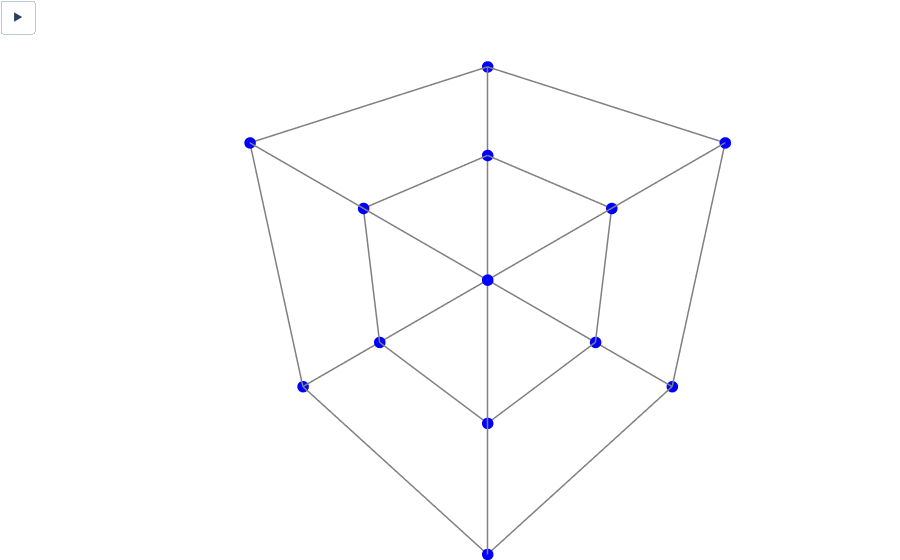

Notebook code cell kept with this figure:
### Code cell
frames = []
N = 60
for i in range(N):
    theta = 2 * np.pi * i / N
    frame = go.Frame(data=get_frame(vertices_tesseract, edges_tesseract, theta, theta/2))
    frames.append(frame)

fig = go.Figure(
    data=get_frame(vertices_tesseract, edges_tesseract, 0, 0),
    layout=go.Layout(
        title="",
        margin=dict(l=0, r=0, t=0, b=0),
        scene=dict(
            xaxis=dict(showbackground=False, visible=False),
            yaxis=dict(showbackground=False, visible=False),
            zaxis=dict(showbackground=False, visible=False)
        ),
        updatemenus=[dict(
            type="buttons",
            showactive=False,
            buttons=[dict(label="▶", method="animate", args=[None, {"frame": {"duration": 50}, "fromcurrent": True}])]
        )]
    ),
    frames=frames
)

fig.show()

### Figure 1 — Plotly figure (JSON) as saved in the notebook; plotly's stock layout.template omitted (floating-point values rounded to 4 significant figures)
{"data": [{"hoverinfo": "skip", "line": {"color": "gray", "width": 3}, "mode": "lines", "showlegend": false, "type": "scatter3d", "x": [-0.2222, -0.4], "y": [-0.2222, -0.4], "z": [-0.2222, -0.4]}, {"hoverinfo": "skip", "line": {"color": "gray", "width": 3}, "mode": "lines", "showlegend": false, "type": "scatter3d", "x": [-0.2222, -0.2222], "y": [-0.2222, -0.2222], "z": [-0.2222, 0.2222]}, {"hoverinfo": "skip", "line": {"color": "gray", "width": 3}, "mode": "lines", "showlegend": false, "type": "scatter3d", "x": [-0.2222, -0.2222], "y": [-0.2222, 0.2222], "z": [-0.2222, -0.2222]}, {"hoverinfo": "skip", "line": {"color": "gray", "width": 3}, "mode": "lines", "showlegend": false, "type": "scatter3d", "x": [-0.2222, 0.2222], "y": [-0.2222, -0.2222], "z": [-0.2222, -0.2222]}, {"hoverinfo": "skip", "line": {"color": "gray", "width": 3}, "mode": "lines", "showlegend": false, "type": "scatter3d", "x": [-0.4, -0.4], "y": [-0.4, -0.4], "z": [-0.4, 0.4]}, {"hoverinfo": "skip", "line": {"color": "gray", "width": 3}, "mode": "lines", "showlegend": false, "type": "scatter3d", "x": [-0.4, -0.4], "y": [-0.4, 0.4], "z": [-0.4, -0.4]}, {"hoverinfo": "skip", "line": {"color": "gray", "width": 3}, "mode": "lines", "showlegend": false, "type": "scatter3d", "x": [-0.4, 0.4], "y": [-0.4, -0.4], "z": [-0.4, -0.4]}, {"hoverinfo": "skip", "line": {"color": "gray", "width": 3}, "mode": "lines", "showlegend": false, "type": "scatter3d", "x": [-0.2222, -0.4], "y": [-0.2222, -0.4], "z": [0.2222, 0.4]}, {"hoverinfo": "skip", "line": {"color": "gray", "width": 3}, "mode": "lines", "showlegend": false, "type": "scatter3d", "x": [-0.2222, -0.2222], "y": [-0.2222, 0.2222], "z": [0.2222, 0.2222]}, {"hoverinfo": "skip", "line": {"color": "gray", "width": 3}, "mode": "lines", "showlegend": false, "type": "scatter3d", "x": [-0.2222, 0.2222], "y": [-0.2222, -0.2222], "z": [0.2222, 0.2222]}, {"hoverinfo": "skip", "line": {"color": "gray", "width": 3}, "mode": "lines", "showlegend": false, "type": "scatter3d", "x": [-0.4, -0.4], "y": [-0.4, 0.4], "z": [0.4, 0.4]}, {"hoverinfo": "skip", "line": {"color": "gray", "width": 3}, "mode": "lines", "showlegend": false, "type": "scatter3d", "x": [-0.4, 0.4], "y": [-0.4, -0.4], "z": [0.4, 0.4]}, {"hoverinfo": "skip", "line": {"color": "gray", "width": 3}, "mode": "lines", "showlegend": false, "type": "scatter3d", "x": [-0.2222, -0.4], "y": [0.2222, 0.4], "z": [-0.2222, -0.4]}, {"hoverinfo": "skip", "line": {"color": "gray", "width": 3}, "mode": "lines", "showlegend": false, "type": "scatter3d", "x": [-0.2222, -0.2222], "y": [0.2222, 0.2222], "z": [-0.2222, 0.2222]}, {"hoverinfo": "skip", "line": {"color": "gray", "width": 3}, "mode": "lines", "showlegend": false, "type": "scatter3d", "x": [-0.2222, 0.2222], "y": [0.2222, 0.2222], "z": [-0.2222, -0.2222]}, {"hoverinfo": "skip", "line": {"color": "gray", "width": 3}, "mode": "lines", "showlegend": false, "type": "scatter3d", "x": [-0.4, -0.4], "y": [0.4, 0.4], "z": [-0.4, 0.4]}, {"hoverinfo": "skip", "line": {"color": "gray", "width": 3}, "mode": "lines", "showlegend": false, "type": "scatter3d", "x": [-0.4, 0.4], "y": [0.4, 0.4], "z": [-0.4, -0.4]}, {"hoverinfo": "skip", "line": {"color": "gray", "width": 3}, "mode": "lines", "showlegend": false, "type": "scatter3d", "x": [-0.2222, -0.4], "y": [0.2222, 0.4], "z": [0.2222, 0.4]}, {"hoverinfo": "skip", "line": {"color": "gray", "width": 3}, "mode": "lines", "showlegend": false, "type": "scatter3d", "x": [-0.2222, 0.2222], "y": [0.2222, 0.2222], "z": [0.2222, 0.2222]}, {"hoverinfo": "skip", "line": {"color": "gray", "width": 3}, "mode": "lines", "showlegend": false, "type": "scatter3d", "x": [-0.4, 0.4], "y": [0.4, 0.4], "z": [0.4, 0.4]}, {"hoverinfo": "skip", "line": {"color": "gray", "width": 3}, "mode": "lines", "showlegend": false, "type": "scatter3d", "x": [0.2222, 0.4], "y": [-0.2222, -0.4], "z": [-0.2222, -0.4]}, {"hoverinfo": "skip", "line": {"color": "gray", "width": 3}, "mode": "lines", "showlegend": false, "type": "scatter3d", "x": [0.2222, 0.2222], "y": [-0.2222, -0.2222], "z": [-0.2222, 0.2222]}, {"hoverinfo": "skip", "line": {"color": "gray", "width": 3}, "mode": "lines", "showlegend": false, "type": "scatter3d", "x": [0.2222, 0.2222], "y": [-0.2222, 0.2222], "z": [-0.2222, -0.2222]}, {"hoverinfo": "skip", "line": {"color": "gray", "width": 3}, "mode": "lines", "showlegend": false, "type": "scatter3d", "x": [0.4, 0.4], "y": [-0.4, -0.4], "z": [-0.4, 0.4]}, {"hoverinfo": "skip", "line": {"color": "gray", "width": 3}, "mode": "lines", "showlegend": false, "type": "scatter3d", "x": [0.4, 0.4], "y": [-0.4, 0.4], "z": [-0.4, -0.4]}, {"hoverinfo": "skip", "line": {"color": "gray", "width": 3}, "mode": "lines", "showlegend": false, "type": "scatter3d", "x": [0.2222, 0.4], "y": [-0.2222, -0.4], "z": [0.2222, 0.4]}, {"hoverinfo": "skip", "line": {"color": "gray", "width": 3}, "mode": "lines", "showlegend": false, "type": "scatter3d", "x": [0.2222, 0.2222], "y": [-0.2222, 0.2222], "z": [0.2222, 0.2222]}, {"hoverinfo": "skip", "line": {"color": "gray", "width": 3}, "mode": "lines", "showlegend": false, "type": "scatter3d", "x": [0.4, 0.4], "y": [-0.4, 0.4], "z": [0.4, 0.4]}, {"hoverinfo": "skip", "line": {"color": "gray", "width": 3}, "mode": "lines", "showlegend": false, "type": "scatter3d", "x": [0.2222, 0.4], "y": [0.2222, 0.4], "z": [-0.2222, -0.4]}, {"hoverinfo": "skip", "line": {"color": "gray", "width": 3}, "mode": "lines", "showlegend": false, "type": "scatter3d", "x": [0.2222, 0.2222], "y": [0.2222, 0.2222], "z": [-0.2222, 0.2222]}, {"hoverinfo": "skip", "line": {"color": "gray", "width": 3}, "mode": "lines", "showlegend": false, "type": "scatter3d", "x": [0.4, 0.4], "y": [0.4, 0.4], "z": [-0.4, 0.4]}, {"hoverinfo": "skip", "line": {"color": "gray", "width": 3}, "mode": "lines", "showlegend": false, "type": "scatter3d", "x": [0.2222, 0.4], "y": [0.2222, 0.4], "z": [0.2222, 0.4]}, {"hoverinfo": "skip", "marker": {"color": "blue", "size": 4}, "mode": "markers", "showlegend": false, "type": "scatter3d", "x": [-0.2222, -0.4, -0.2222, -0.4, -0.2222, -0.4, -0.2222, -0.4, 0.2222, 0.4, 0.2222, 0.4, 0.2222, 0.4, 0.2222, 0.4], "y": [-0.2222, -0.4, -0.2222, -0.4, 0.2222, 0.4, 0.2222, 0.4, -0.2222, -0.4, -0.2222, -0.4, 0.2222, 0.4, 0.2222, 0.4], "z": [-0.2222, -0.4, 0.2222, 0.4, -0.2222, -0.4, 0.2222, 0.4, -0.2222, -0.4, 0.2222, 0.4, -0.2222, -0.4, 0.2222, 0.4]}], "layout": {"margin": {"b": 0, "l": 0, "r": 0, "t": 0}, "scene": {"xaxis": {"showbackground": false, "visible": false}, "yaxis": {"showbackground": false, "visible": false}, "zaxis": {"showbackground": false, "visible": false}}, "title": {"text": ""}, "updatemenus": [{"buttons": [{"args": [null, {"frame": {"duration": 50}, "fromcurrent": true}], "label": "▶", "method": "animate"}], "showactive": false, "type": "buttons"}]}}
